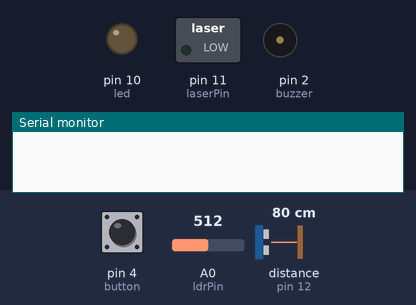
The sketch below on a simulated Arduino Uno, built with avr-gcc and run on an emulated ATmega328P. Shown: switched loads named in the sketch (green lamp = pin HIGH), output pins drawn as LEDs (lit = HIGH), buzzer (waves = sounding, pin HIGH), the last lines printed to the serial monitor. Dashed ring = blinking. Inputs (shaded band) come from the test bench; at power-on: pin 4 (button) LOW, distance to the obstacle (sensor on pin 12) 80 cm, A0 (ldrPin) = 512. The echo pulse lasts 58.3 µs per cm; pins used as bus, display or sensor lines are not drawn.

Above: at 1.2 s.
1.3 s: pin 4 (button) pulled HIGH for 0.15 s
At 2.3 s:
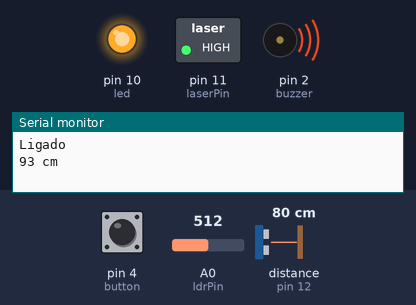
4.4 s: distance to the obstacle (sensor on pin 12) set to 18 cm
7.4 s: distance to the obstacle (sensor on pin 12) set to 80 cm
8.9 s: distance to the obstacle (sensor on pin 12) set to 88 cm
At 9.8 s:
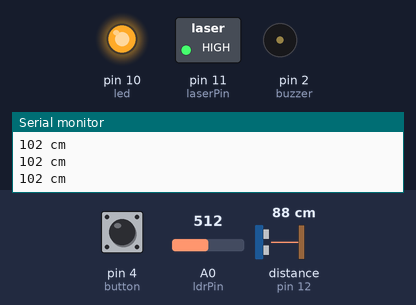
10.9 s: pin 4 (button) pulled HIGH for 1 s
At 11.8 s:
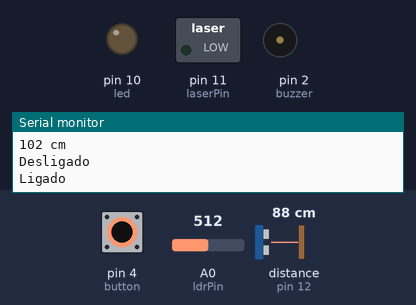
13.4 s: pin 4 (button) pulled HIGH for 3.2 s
At 17.4 s:
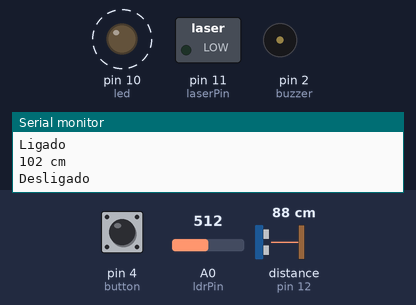
Timing chart, 0 to 18.9 s (numbered marks = the images above; inputs shaded):
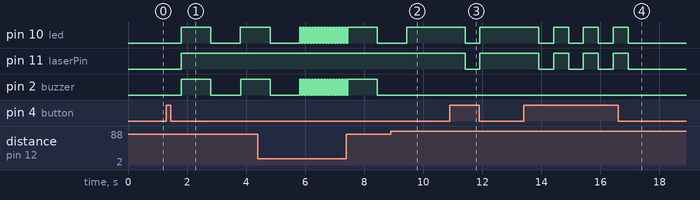

The sketch:

projeto-g1.ino
```cpp
const int laserPin = 11;
int trig = 13;
int echo = 12;
int led = 10;
int buzzer = 2;
int button = 4;
int ldrPin = 0;
int ldrValor = 0;
boolean oculosLigado = false;

void setup() {
  pinMode(laserPin, OUTPUT);
  pinMode(led, OUTPUT);
  Serial.begin(9600);
  pinMode(trig, OUTPUT);
  pinMode(echo, INPUT);
  pinMode(buzzer, OUTPUT);
  pinMode(button, INPUT);
  pinMode(ldrPin, INPUT);
}
void loop() {
  long duracao;
  long distancia;
  ldrValor = analogRead(ldrPin);
  //Serial.println(ldrValor);
  int estadoBotao = digitalRead(button);

  if (estadoBotao == HIGH){
    if (oculosLigado){
      oculosLigado = false;
      Serial.println("Desligado \n");
      delay(500);
    }else{
      oculosLigado = true;
      Serial.println("Ligado \n");
      delay(500);
    }
  }

  if (oculosLigado) {
    if (ldrValor >= 400) {
      digitalWrite(laserPin, HIGH);
      digitalWrite(led, HIGH);
      digitalWrite(trig, LOW);
      delayMicroseconds(2);
      digitalWrite(trig, HIGH);
      delayMicroseconds(10);
      digitalWrite(trig, LOW);
      duracao = pulseIn(echo, HIGH);
      distancia = duracao / 50;
      Serial.print(distancia);
      Serial.println(" cm");
      //delay(500);

      if (distancia > 80 && distancia < 100) {
        digitalWrite(buzzer, HIGH);
        digitalWrite(led, HIGH);
        delay(1000);
        digitalWrite(buzzer, LOW);
        digitalWrite(led, LOW);
        delay(1000);
      }
      if (distancia <= 80 && distancia >= 50) {
        digitalWrite(buzzer, HIGH);
        digitalWrite(led, HIGH);
        delay(500);
        digitalWrite(buzzer, LOW);
        digitalWrite(led, LOW);
        delay(500);
      }
      if (distancia < 50) {
        digitalWrite(buzzer, HIGH);
        digitalWrite(led, HIGH);
        delay(50);
        digitalWrite(buzzer, LOW);
        digitalWrite(led, LOW);
        delay(50);
      }
    }else{
      digitalWrite(led, LOW);
      digitalWrite(laserPin, LOW);
      digitalWrite(buzzer, LOW);
    }
  }else{
    digitalWrite(led, LOW);
    digitalWrite(laserPin, LOW);
    digitalWrite(buzzer, LOW);
    //delay(1000);
  }
}
```

Measured:
- the behaviour switches between 85 and 86 cm on distance to the obstacle (sensor on pin 12) (found by bisection; images 1 and 2)
- after the input at 1.3 s, pin 10 (led): LOW → HIGH after 0.50 s, → LOW 1.0 s later, → HIGH 1.0 s later; pin 11 (laserPin): LOW → HIGH after 0.50 s; pin 2 (buzzer): LOW → HIGH after 0.51 s, → LOW 1.0 s later, → HIGH 1.0 s later
- after the input at 8.9 s, pin 10 (led): goes on until 9.4 s, then stays HIGH; pin 2 (buzzer): stays LOW (without the input it goes to HIGH after 0.55 s)
- after the input at 10.9 s, pin 10 (led), pin 11 (laserPin): HIGH → LOW after 0.52 s, → HIGH 0.50 s later
- after the input at 13.4 s, pin 10 (led), pin 11 (laserPin): alternates HIGH for 0.51 s and LOW for 0.50 s, 7 changes in all, then stays LOW, starting after 0.52 s
